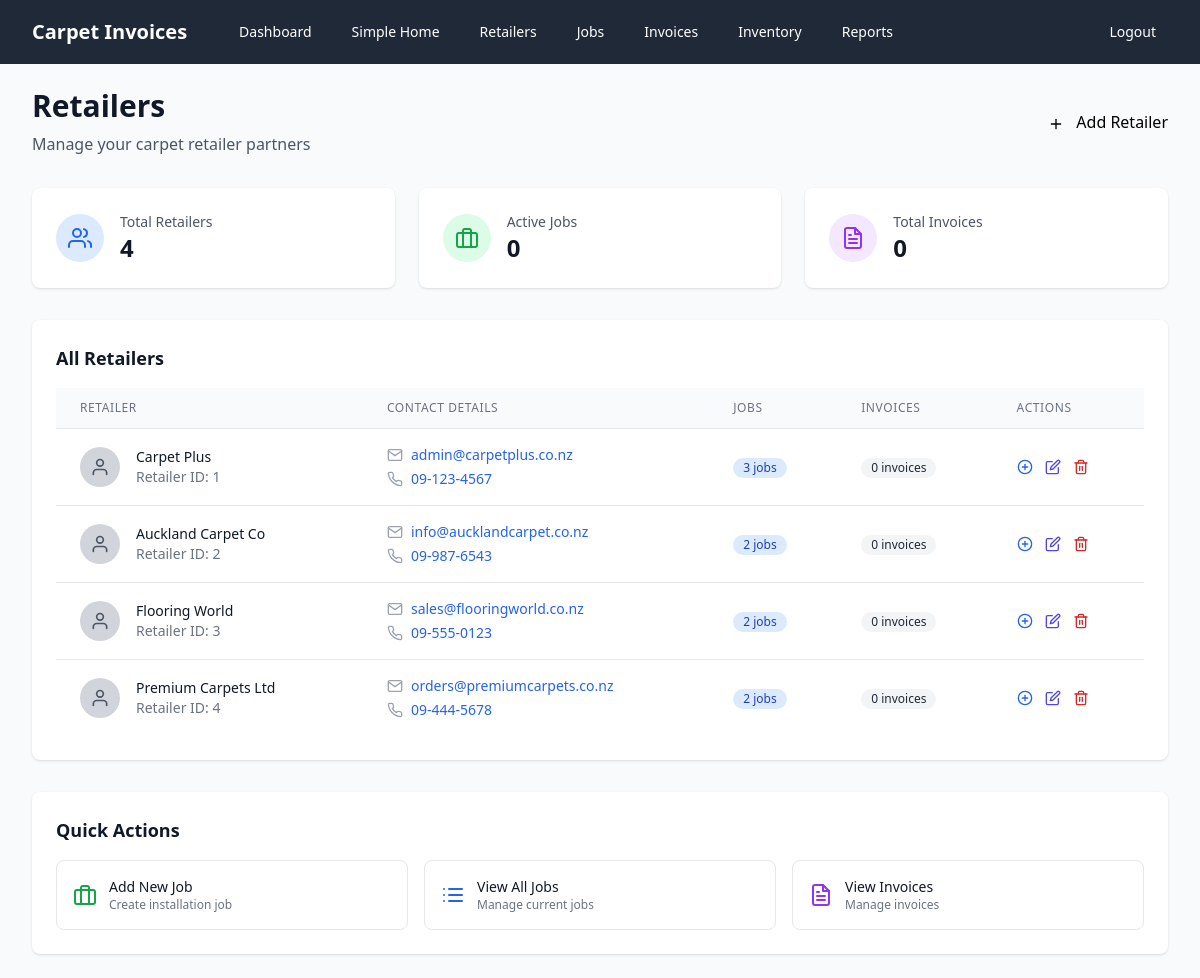
/retailers (signed in), run on the app's committed database.
### models.py (models this page shows, shortened)
class Retailer(db.Model):
    id = db.Column(db.Integer, primary_key=True)
    name = db.Column(db.String(100), nullable=False)
    email = db.Column(db.String(120), nullable=False)
    phone = db.Column(db.String(20), nullable=False)
    jobs = relationship("Job", back_populates="retailer")

### app.py (the view)
@app.route('/retailers')
@login_required
def retailers():
    retailers_list = db.session.query(Retailer).all()
    return render_template('retailers.html', retailers=retailers_list)

### app.py (called while the page is built)
def login_required(f):
    from functools import wraps
    @wraps(f)
    def decorated_function(*args, **kwargs):
        if not session.get('logged_in'):
            return redirect(url_for('login'))
        return f(*args, **kwargs)
    return decorated_function

### templates/retailers.html (shortened to what this page needs)
{% extends "base.html" %}
{% block content %}
<div class="flex flex-col sm:flex-row justify-between items-start sm:items-center mb-8">
    <div>
        <h1 class="text-3xl font-bold text-gray-900">Retailers</h1>
        <p class="mt-2 text-gray-600">Manage your carpet retailer partners</p>
    </div>
    <div class="mt-4 sm:mt-0">
        <a href="{{ url_for('add_retailer') }}" class="btn-primary">
            <i data-feather="plus" class="inline h-4 w-4 mr-2"></i>
            Add Retailer
        </a>
    </div>
</div>
<div class="grid grid-cols-1 md:grid-cols-3 gap-6 mb-8">
    <div class="bg-white rounded-lg shadow p-6">
        <div class="flex items-center">
            <div class="p-3 rounded-full bg-blue-100">
                <i data-feather="users" class="h-6 w-6 text-blue-600"></i>
            </div>
            <div class="ml-4">
                <p class="text-sm font-medium text-gray-600">Total Retailers</p>
                <p class="text-2xl font-bold text-gray-900">{{ retailers|length }}</p>
            </div>
        </div>
    </div>
    <div class="bg-white rounded-lg shadow p-6">
        <div class="flex items-center">
            <div class="p-3 rounded-full bg-green-100">
                <i data-feather="briefcase" class="h-6 w-6 text-green-600"></i>
            </div>
            <div class="ml-4">
                <p class="text-sm font-medium text-gray-600">Active Jobs</p>
                <p class="text-2xl font-bold text-gray-900">
                    {% set total_jobs = 0 %}
                    {% for retailer in retailers %}
                        {% set total_jobs = total_jobs + retailer.jobs|length %}
                    {% endfor %}
                    {{ total_jobs }}
                </p>
            </div>
        </div>
    </div>
    <div class="bg-white rounded-lg shadow p-6">
        <div class="flex items-center">
            <div class="p-3 rounded-full bg-purple-100">
                <i data-feather="file-text" class="h-6 w-6 text-purple-600"></i>
            </div>
            <div class="ml-4">
                <p class="text-sm font-medium text-gray-600">Total Invoices</p>
                <p class="text-2xl font-bold text-gray-900">
                    {% set total_invoices = 0 %}
                    {% for retailer in retailers %}
                        {% for job in retailer.jobs %}
                            {% set total_invoices = total_invoices + job.invoices|length %}
                        {% endfor %}
                    {% endfor %}
                    {{ total_invoices }}
                </p>
            </div>
        </div>
    </div>
</div>
<div class="bg-white rounded-lg shadow">
    <div class="p-6">
        <h2 class="text-lg font-semibold text-gray-900 mb-4">All Retailers</h2>
        {% if retailers %}
        <div class="overflow-x-auto">
            <table class="min-w-full divide-y divide-gray-200">
                <thead class="bg-gray-50">
                    <tr>
                        <th class="px-6 py-3 text-left text-xs font-medium text-gray-500 uppercase tracking-wider">
                            Retailer
                        </th>
                        <th class="px-6 py-3 text-left text-xs font-medium text-gray-500 uppercase tracking-wider">
                            Contact Details
                        </th>
                        <th class="px-6 py-3 text-left text-xs font-medium text-gray-500 uppercase tracking-wider">
                            Jobs
                        </th>
                        <th class="px-6 py-3 text-left text-xs font-medium text-gray-500 uppercase tracking-wider">
                            Invoices
                        </th>
                        <th class="px-6 py-3 text-left text-xs font-medium text-gray-500 uppercase tracking-wider">
                            Actions
                        </th>
                    </tr>
                </thead>
                <tbody class="bg-white divide-y divide-gray-200">
                    {% for retailer in retailers %}
                    <tr class="hover:bg-gray-50">
                        <td class="px-6 py-4 whitespace-nowrap">
                            <div class="flex items-center">
                                <div class="flex-shrink-0 h-10 w-10">
                                    <div class="h-10 w-10 rounded-full bg-gray-300 flex items-center justify-center">
                                        <i data-feather="user" class="h-5 w-5 text-gray-600"></i>
                                    </div>
                                </div>
                                <div class="ml-4">
                                    <div class="text-sm font-medium text-gray-900">{{ retailer.name }}</div>
                                    <div class="text-sm text-gray-500">Retailer ID: {{ retailer.id }}</div>
                                </div>
                            </div>
                        </td>
                        <td class="px-6 py-4 whitespace-nowrap">
                            <div class="text-sm text-gray-900">
                                <div class="flex items-center mb-1">
                                    <i data-feather="mail" class="h-4 w-4 mr-2 text-gray-400"></i>
                                    <a href="mailto:{{ retailer.email }}" class="text-blue-600 hover:text-blue-800">
                                        {{ retailer.email }}
                                    </a>
                                </div>
                                <div class="flex items-center">
                                    <i data-feather="phone" class="h-4 w-4 mr-2 text-gray-400"></i>
                                    <a href="tel:{{ retailer.phone }}" class="text-blue-600 hover:text-blue-800">
                                        {{ retailer.phone }}
                                    </a>
                                </div>
                            </div>
                        </td>
                        <td class="px-6 py-4 whitespace-nowrap">
                            <div class="text-sm text-gray-900">
                                <span class="inline-flex items-center px-2.5 py-0.5 rounded-full text-xs font-medium bg-blue-100 text-blue-800">
                                    {{ retailer.jobs|length }} jobs
                                </span>
                            </div>
                        </td>
                        <td class="px-6 py-4 whitespace-nowrap">
                            <div class="text-sm text-gray-900">
                                {% set invoice_count = 0 %}
                                {% for job in retailer.jobs %}
                                    {% set invoice_count = invoice_count + job.invoices|length %}
                                {% endfor %}
                                <span class="inline-flex items-center px-2.5 py-0.5 rounded-full text-xs font-medium
                                    {% if invoice_count > 0 %}bg-green-100 text-green-800{% else %}bg-gray-100 text-gray-800{% endif %}">
                                    {{ invoice_count }} invoices
                                </span>
                            </div>
                        </td>
                        <td class="px-6 py-4 whitespace-nowrap text-sm font-medium">
                            <div class="flex space-x-3">
                                <a href="{{ url_for('add_job') }}?retailer_id={{ retailer.id }}"
                                   class="text-blue-600 hover:text-blue-800" title="Add Job">
                                    <i data-feather="plus-circle" class="h-4 w-4"></i>
                                </a>
                                <a href="#" class="text-indigo-600 hover:text-indigo-800" title="Edit Retailer">
                                    <i data-feather="edit" class="h-4 w-4"></i>
                                </a>
                                <a href="#" class="text-red-600 hover:text-red-800" title="Delete Retailer">
                                    <i data-feather="trash-2" class="h-4 w-4"></i>
                                </a>
                            </div>
                        </td>
                    </tr>
                    {% endfor %}
                </tbody>
            </table>
        </div>
        {% endif %}
    </div>
</div>
{% if retailers %}
<div class="mt-8 bg-white rounded-lg shadow">
    <div class="p-6">
        <h3 class="text-lg font-semibold text-gray-900 mb-4">Quick Actions</h3>
        <div class="grid grid-cols-1 sm:grid-cols-2 lg:grid-cols-3 gap-4">
            <a href="{{ url_for('add_job') }}" class="flex items-center p-4 border border-gray-200 rounded-lg hover:bg-gray-50 transition duration-200">
                <div class="flex-shrink-0">
                    <i data-feather="briefcase" class="h-6 w-6 text-green-600"></i>
                </div>
                <div class="ml-3">
                    <p class="text-sm font-medium text-gray-900">Add New Job</p>
                    <p class="text-xs text-gray-500">Create installation job</p>
                </div>
            </a>
            <a href="{{ url_for('jobs') }}" class="flex items-center p-4 border border-gray-200 rounded-lg hover:bg-gray-50 transition duration-200">
                <div class="flex-shrink-0">
                    <i data-feather="list" class="h-6 w-6 text-blue-600"></i>
                </div>
                <div class="ml-3">
                    <p class="text-sm font-medium text-gray-900">View All Jobs</p>
                    <p class="text-xs text-gray-500">Manage current jobs</p>
                </div>
            </a>
            <a href="{{ url_for('invoices') }}" class="flex items-center p-4 border border-gray-200 rounded-lg hover:bg-gray-50 transition duration-200">
                <div class="flex-shrink-0">
                    <i data-feather="file-text" class="h-6 w-6 text-purple-600"></i>
                </div>
                <div class="ml-3">
                    <p class="text-sm font-medium text-gray-900">View Invoices</p>
                    <p class="text-xs text-gray-500">Manage invoices</p>
                </div>
            </a>
        </div>
    </div>
</div>
{% endif %}
{% endblock %}

### templates/base.html (style rules this page uses)
.btn-primary { @apply bg-blue-600 hover:bg-blue-700 text-white font-semibold py-3 px-6 rounded-lg transition duration-200; }

### data on the page
Retailer: name "Carpet Plus", id "1", email "admin@carpetplus.co.nz", phone "09-123-4567", jobs|length "3", invoice_count "0"
Retailer: name "Auckland Carpet Co", id "2", email "info@aucklandcarpet.co.nz", phone "09-987-6543", jobs|length "2", invoice_count "0"
Retailer: name "Flooring World", id "3", email "sales@flooringworld.co.nz", phone "09-555-0123", jobs|length "2", invoice_count "0"
Retailer: name "Premium Carpets Ltd", id "4", email "orders@premiumcarpets.co.nz", phone "09-444-5678", jobs|length "2", invoice_count "0"

### other printed values
{{ retailers|length }} "4"
{{ total_jobs }} "0"
{{ total_invoices }} "0"
